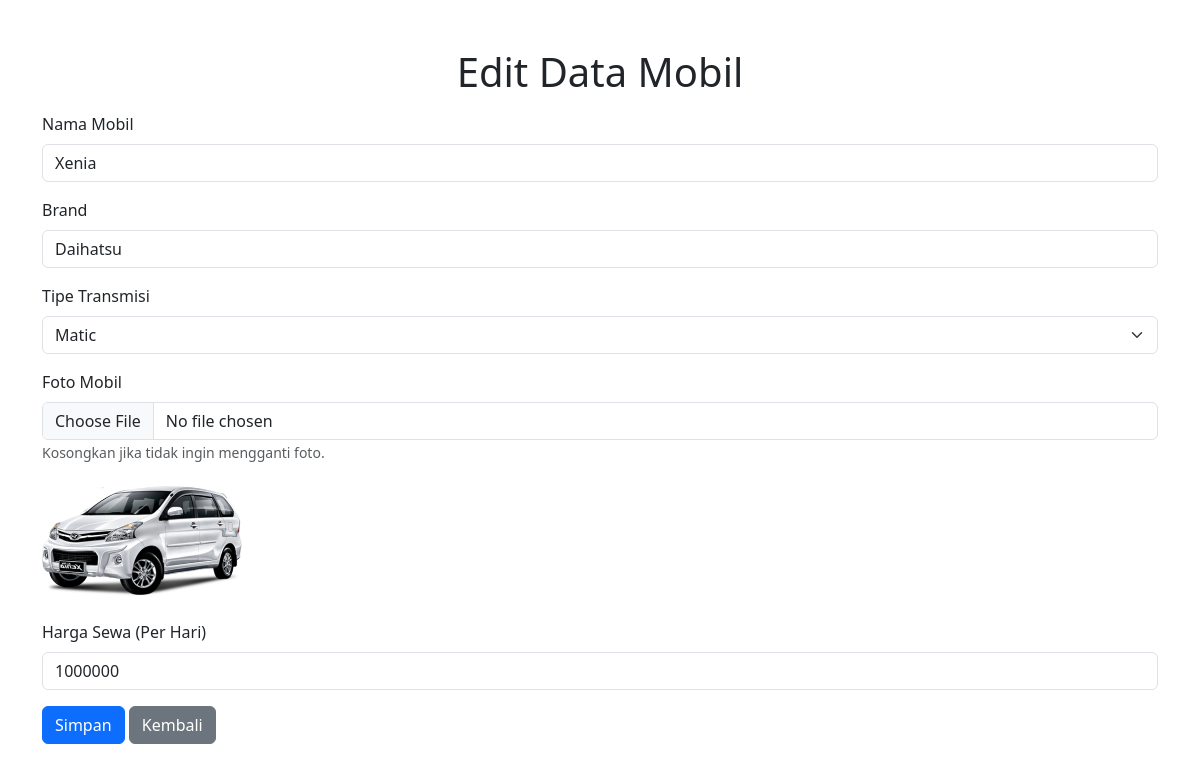
Page /edit_mobil.php?no_plat=Z 1010 RAR (signed in) on the committed database.
### tables this page shows
CREATE TABLE `tbl_mobil_eksha` (
  `no_plat_eksha` varchar(10) NOT NULL,
  `nama_mobil_eksha` varchar(25) DEFAULT NULL,
  `brand_mobil_eksha` varchar(25) DEFAULT NULL,
  `tipe_transmisi_eksha` varchar(10) DEFAULT NULL,
  `foto_mobil_eksha` varchar(255) DEFAULT NULL,
  `harga_sewa_eksha` int(11) NOT NULL
);

### edit_mobil.php (the view, shortened to what this page needs)
<?php
include 'config.php';
$no_plat = $_GET['no_plat'];
$query = mysqli_query($koneksi, "SELECT * FROM tbl_mobil_eksha WHERE no_plat_eksha='$no_plat'");
$data = mysqli_fetch_array($query);
?>
<!DOCTYPE html>
<html lang="en">
<head>
    <link href="https://cdn.jsdelivr.net/npm/bootstrap@5.3.0-alpha1/dist/css/bootstrap.min.css" rel="stylesheet">
</head>
<body>
    <div class="container mt-5">
        <h1 class="text-center">Edit Data Mobil</h1>
        <form method="POST" enctype="multipart/form-data" class="mt-3">
            <div class="mb-3">
                <label for="nama_mobil" class="form-label">Nama Mobil</label>
                <input type="text" name="nama_mobil" id="nama_mobil" class="form-control" value="<?= $data['nama_mobil_eksha']; ?>" required>
            </div>
            <div class="mb-3">
                <label for="brand" class="form-label">Brand</label>
                <input type="text" name="brand" id="brand" class="form-control" value="<?= $data['brand_mobil_eksha']; ?>" required>
            </div>
            <div class="mb-3">
                <label for="transmisi" class="form-label">Tipe Transmisi</label>
                <select name="transmisi" id="transmisi" class="form-select" required>
                    <option value="Matic" <?= $data['tipe_transmisi_eksha'] === 'Matic' ? 'selected' : ''; ?>>Matic</option>
                </select>
            </div>
            <div class="mb-3">
                <label for="foto" class="form-label">Foto Mobil</label>
                <input type="file" name="foto" id="foto" class="form-control">
                <small class="text-muted">Kosongkan jika tidak ingin mengganti foto.</small>
                <div class="mt-3">
                    <img src="Pemrograman Internet/CV. Rental Mobil Eksha/Foto Mobil Rental/<?= $data['foto_mobil_eksha']; ?>" alt="<?= $data['nama_mobil_eksha']; ?>" style="width: 200px; border-radius: 10px;">
                </div>
            </div>
            <div class="mb-3">
                <label for="harga_sewa_eksha" class="form-label">Harga Sewa (Per Hari)</label>
                <input type="number" name="harga_sewa_eksha" id="harga_sewa_eksha" class="form-control" value="<?= $data['harga_sewa_eksha']; ?>" required>
            </div>
            <button type="submit" name="submit" class="btn btn-primary">Simpan</button>
            <a href="mobil.php" class="btn btn-secondary">Kembali</a>
        </form>
    </div>
</body>
</html>

### rows in the picture
tbl_mobil_eksha: nama_mobil "Xenia", brand "Daihatsu", transmisi "Matic", foto_mobil_eksha (picture), harga_sewa_eksha "1000000"
